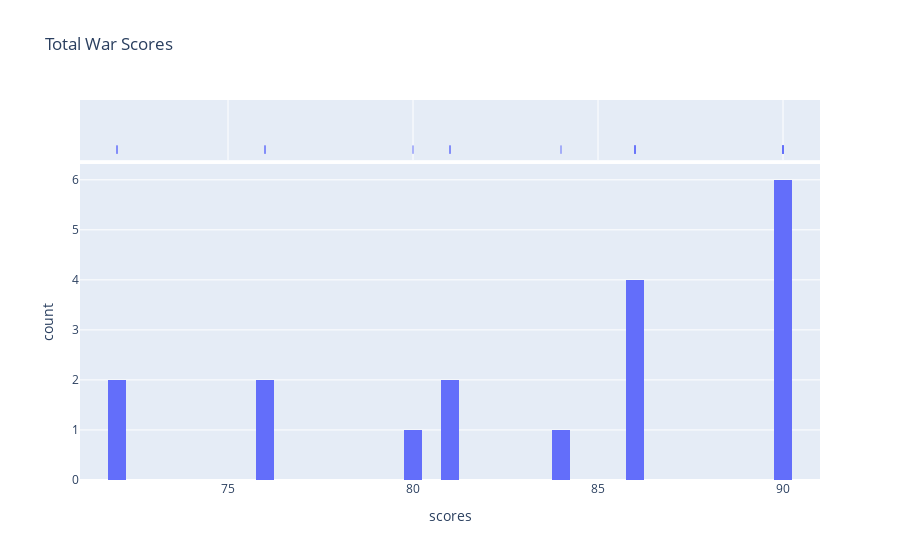

Notebook cell for this chart:
### Code cell
px.histogram(total_war_data,x='scores',nbins=40,marginal='rug',hover_name='title',title='Total War Scores',)

### Figure 1 — Plotly figure (JSON) as saved in the notebook; plotly's stock layout.template omitted (floating-point values rounded to 4 significant figures; data arrays with more than 128 entries replaced by an {"elided": "..."} marker saying what was removed)
{"data": [{"alignmentgroup": "True", "bingroup": "x", "hovertemplate": "scores=%{x}<br>count=%{y}<extra></extra>", "legendgroup": "", "marker": {"color": "#636efa", "pattern": {"shape": ""}}, "name": "", "nbinsx": 40, "offsetgroup": "", "orientation": "v", "showlegend": false, "type": "histogram", "x": {"elided": "216 int values"}, "xaxis": "x", "yaxis": "y"}, {"alignmentgroup": "True", "boxpoints": "all", "fillcolor": "rgba(255,255,255,0)", "hoveron": "points", "hovertemplate": "<b>%{hovertext}</b><br><br>scores=%{x}<extra></extra>", "hovertext": {"elided": "216 str values"}, "jitter": 0, "legendgroup": "", "line": {"color": "rgba(255,255,255,0)"}, "marker": {"color": "#636efa", "symbol": "line-ns-open"}, "name": "", "offsetgroup": "", "showlegend": false, "type": "box", "x": {"elided": "216 int values"}, "xaxis": "x2", "yaxis": "y2"}], "layout": {"barmode": "relative", "legend": {"tracegroupgap": 0}, "title": {"text": "Total War Scores"}, "xaxis": {"anchor": "y", "domain": [0, 1], "title": {"text": "scores"}}, "xaxis2": {"anchor": "y2", "domain": [0, 1], "matches": "x", "showgrid": true, "showticklabels": false}, "yaxis": {"anchor": "x", "domain": [0, 0.8316], "title": {"text": "count"}}, "yaxis2": {"anchor": "x2", "domain": [0.8416, 1], "matches": "y2", "showgrid": false, "showline": false, "showticklabels": false, "ticks": ""}}}
